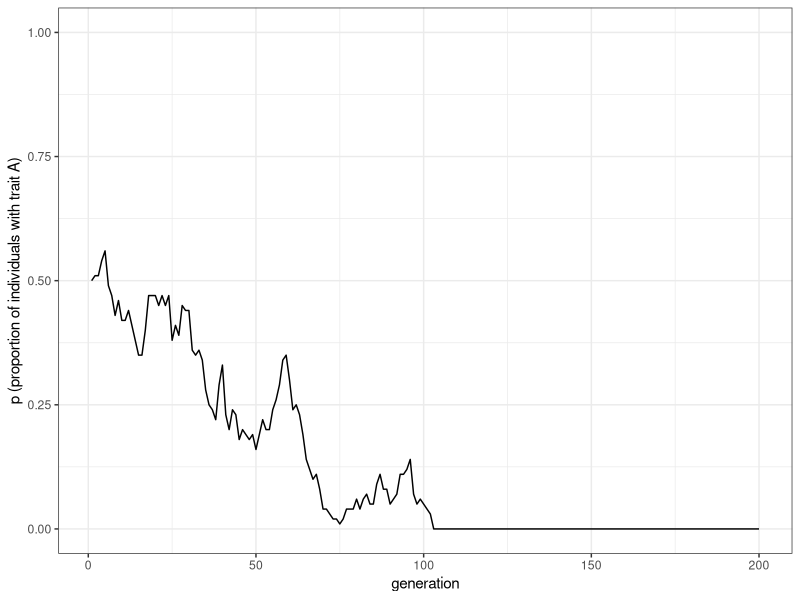
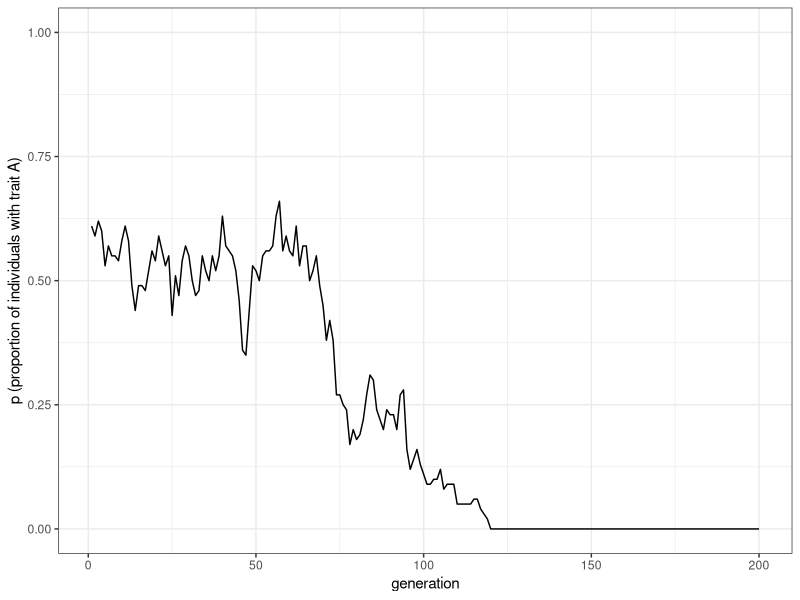
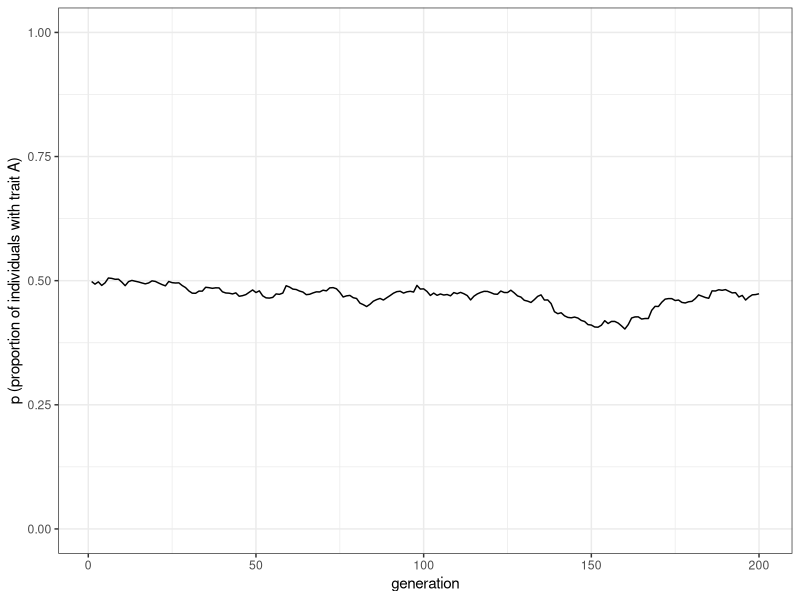
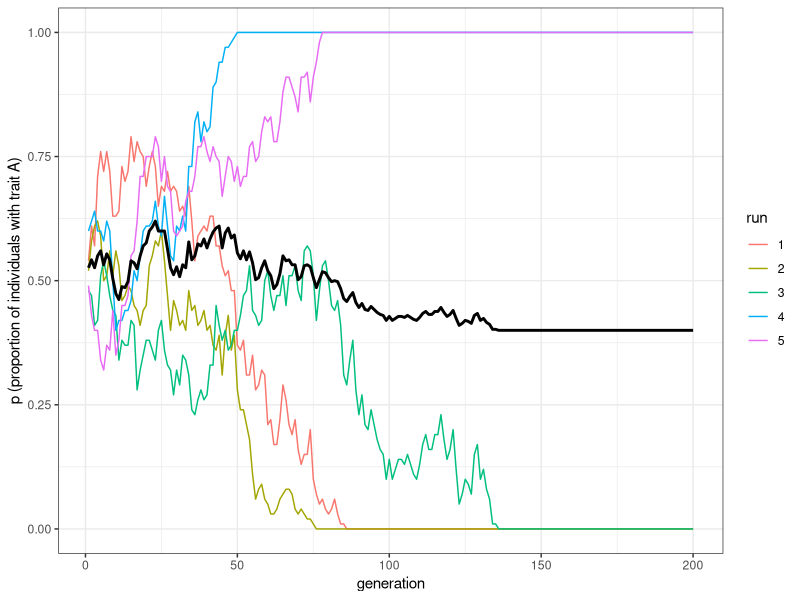
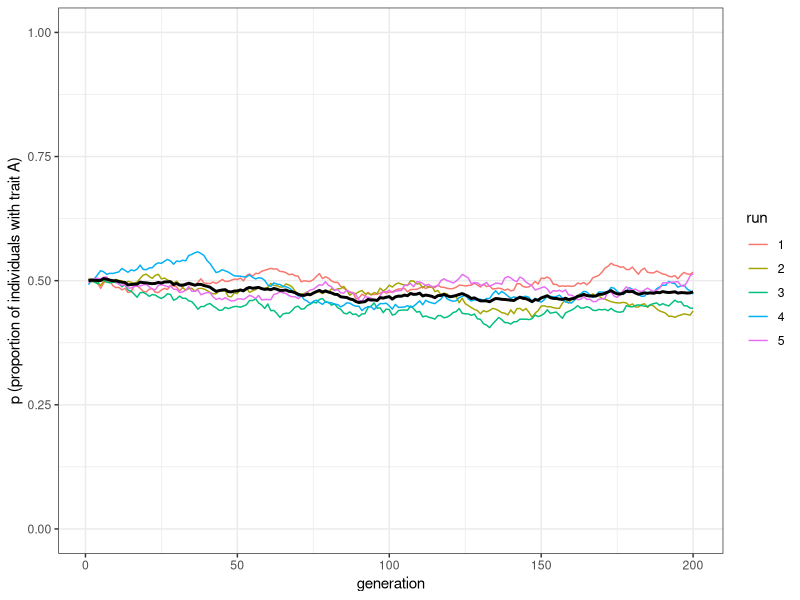
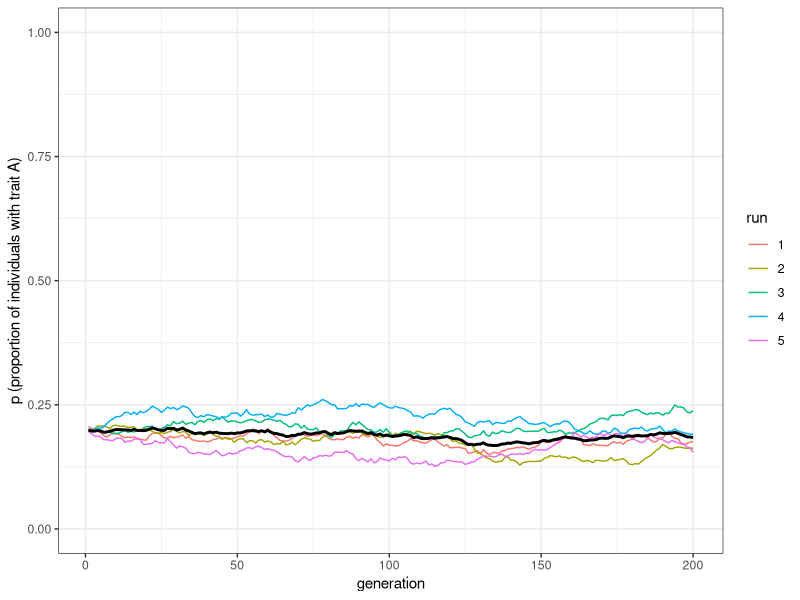
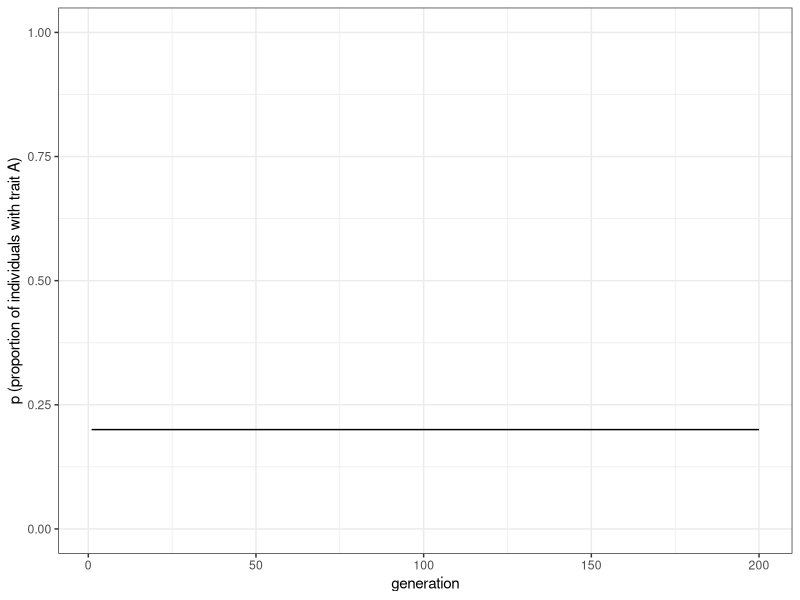

Write the R code that produced these figures, in order.
## ---- chunk 1
N <- 100
t_max <- 200
## ---- chunk 2
library(tidyverse)
set.seed(100)
population <- tibble(trait = sample(c("A", "B"), N, replace = TRUE))
## ---- chunk 3
population
## ---- chunk 4
population$trait[4]
## ---- chunk 5
output <- tibble(generation = 1:t_max, p = rep(NA, t_max))
## ---- chunk 6
output$p[1] <- sum(population$trait == "A") / N
output
## ---- chunk 7
for (t in 2:t_max) {
  previous_population <- population # copy the population tibble to previous_population tibble

  population <- tibble(trait = sample(previous_population$trait, N, replace = TRUE)) # randomly copy from previous generation's individuals

  output$p[t] <- sum(population$trait == "A") / N # get p and put it into the output slot for this generation t
}
## ---- chunk 8
ggplot(data = output, aes(y = p, x = generation)) +
  geom_line() +
  ylim(c(0, 1)) +
  theme_bw() +
  labs(y = "p (proportion of individuals with trait A)")
## ---- chunk 9
unbiased_transmission_1 <- function(N, t_max) {
  population <- tibble(trait = sample(c("A", "B"), N, replace = TRUE))

  output <- tibble(generation = 1:t_max, p = rep(NA, t_max))

  output$p[1] <- sum(population$trait == "A") / N

  for (t in 2:t_max) {
    previous_population <- population # copy individuals to previous_population tibble

    population <- tibble(trait = sample(previous_population$trait, N, replace = TRUE))
    # randomly copy from previous generation

    output$p[t] <- sum(population$trait == "A") / N # get p and put it into output slot for this generation t
  }
  output
}
## ---- chunk 10
data_model <- unbiased_transmission_1(N = 100, t_max = 200)
## ---- chunk 11
plot_single_run <- function(data_model) {
  ggplot(data = data_model, aes(y = p, x = generation)) +
    geom_line() +
    ylim(c(0, 1)) +
    theme_bw() +
    labs(y = "p (proportion of individuals with trait A)")
}
## ---- chunk 12
plot_single_run(data_model)
## ---- chunk 13
data_model <- unbiased_transmission_1(N = 10000, t_max = 200)
plot_single_run(data_model)
## ---- chunk 14
unbiased_transmission_2 <- function(N, t_max, r_max) {
  output <- tibble(generation = rep(1:t_max, r_max), p = rep(NA, t_max * r_max), run = as.factor(rep(1:r_max, each = t_max))) # create the output tibble

  for (r in 1:r_max) { # for each run
    population <- tibble(trait = sample(c("A", "B"), N, replace = TRUE))
    # create first generation

    output[output$generation == 1 & output$run == r, ]$p <- sum(population$trait == "A") / N # add first generation's p for run r

    for (t in 2:t_max) {
      previous_population <- population # copy individuals to previous_population tibble

      population <- tibble(trait = sample(previous_population$trait, N, replace = TRUE))
      # randomly copy from previous generation

      output[output$generation == t & output$run == r, ]$p <- sum(population$trait == "A") / N # get p and put it into output slot for this generation t and run r
    }
  }
  output # export data from function
}
## ---- chunk 15
plot_multiple_runs <- function(data_model) {
  ggplot(data = data_model, aes(y = p, x = generation)) +
    geom_line(aes(colour = run)) +
    stat_summary(fun.y = mean, geom = "line", size = 1) +
    ylim(c(0, 1)) +
    theme_bw() +
    labs(y = "p (proportion of individuals with trait A)")
}
## ---- chunk 16
data_model <- unbiased_transmission_2(N = 100, t_max = 200, r_max = 5)
plot_multiple_runs(data_model)
## ---- chunk 17
data_model
## ---- chunk 18
data_model <- unbiased_transmission_2(N = 10000, t_max = 200, r_max = 5)
plot_multiple_runs(data_model)
## ---- chunk 19
unbiased_transmission_3 <- function(N, p_0, t_max, r_max) {
  output <- tibble(generation = rep(1:t_max, r_max), p = rep(NA, t_max * r_max), run = as.factor(rep(1:r_max, each = t_max)))

  for (r in 1:r_max) {
    population <- tibble(trait = sample(c("A", "B"), N, replace = TRUE, prob = c(p_0, 1 - p_0)))
    # create first generation

    output[output$generation == 1 & output$run == r, ]$p <- sum(population$trait == "A") / N # add first generation's p for run r

    for (t in 2:t_max) {
      previous_population <- population # copy individuals to previous_population tibble

      population <- tibble(trait = sample(previous_population$trait, N, replace = TRUE))
      # randomly copy from previous generation

      output[output$generation == t & output$run == r, ]$p <- sum(population$trait == "A") / N # get p and put it into output slot for this generation t and run r
    }
  }
  output # export data from function
}
## ---- chunk 20
data_model <- unbiased_transmission_3(N = 10000, p_0 = 0.2, t_max = 200, r_max = 5)
plot_multiple_runs(data_model)
## ---- chunk 21

p_0 <- 0.2
t_max <- 200

pop_analytical <- tibble(p = rep(NA, t_max), generation = 1:t_max)
pop_analytical$p[1] <- p_0

for (i in 2:t_max) {
  pop_analytical$p[i] <- pop_analytical$p[i - 1]
}

ggplot(data = pop_analytical, aes(y = p, x = generation)) +
  geom_line() +
  ylim(c(0, 1)) +
  theme_bw() +
  labs(y = "p (proportion of individuals with trait A)")
